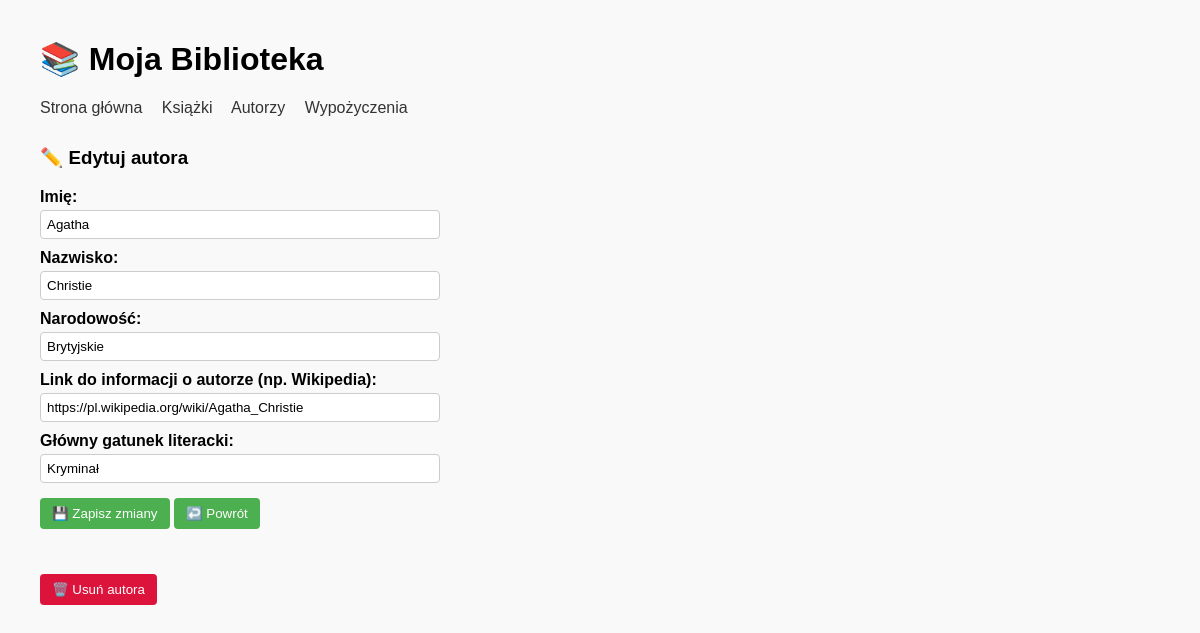
The app's page /authors/edit/1, older data.
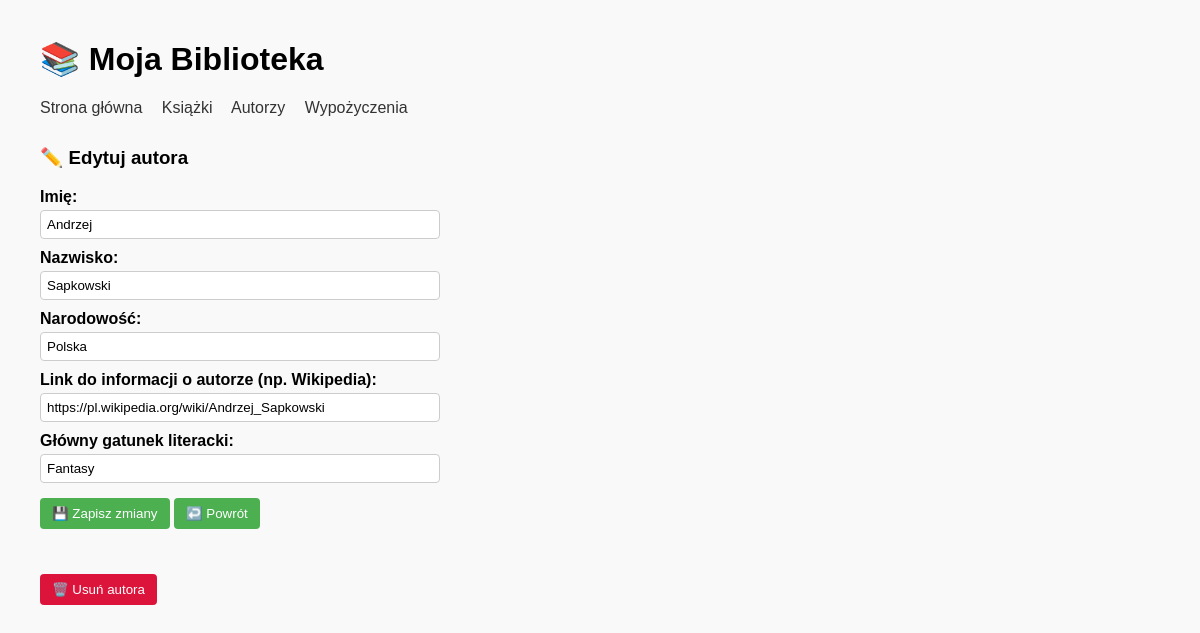
The same page, newer data.
### app/models.py (models this page shows, shortened)
class Author(db.Model):
    __tablename__ = "authors"
    id = db.Column(db.Integer, primary_key=True)
    name = db.Column(db.String(100), nullable=False)
    surname = db.Column(db.String(100), nullable=False)
    nationality = db.Column(db.String(100))
    main_genre = db.Column(db.String(100))
    info_url = db.Column(db.String(300), nullable=True)
    books = db.relationship("Book", backref="author", lazy="dynamic")

### app/routes.py (the view, shortened to what this page needs)
@app.route("/authors/edit/<int:author_id>", methods=["GET", "POST"])
def edit_author(author_id):
    author = Author.query.get_or_404(author_id)
    return render_template("edit_author.html", author=author)

### app/templates/edit_author.html (shortened to what this page needs)
{% extends "base.html" %}
{% block content %}
<h3>✏️ Edytuj autora</h3>
<form method="POST">
    <label for="name">Imię:</label>
    <input type="text" name="name" value="{{ author.name }}" required><br>
    <label for="surname">Nazwisko:</label>
    <input type="text" name="surname" value="{{ author.surname }}" required><br>
    <label for="nationality">Narodowość:</label>
    <input type="text" name="nationality" value="{{ author.nationality }}"><br>
    <label for="info_url">Link do informacji o autorze (np. Wikipedia):</label>
    <input type="url" name="info_url" value="{{ author.info_url }}" placeholder="https://..."><br>
    <label for="main_genre">Główny gatunek literacki:</label>
    <input type="text" name="main_genre" value="{{ author.main_genre if author else '' }}">
    <button type="submit">💾 Zapisz zmiany</button>
    <a href="{{ url_for('authors') }}"><button type="button">↩️ Powrót</button></a>
</form>
<form method="POST" action="{{ url_for('delete_author', author_id=author.id) }}" onsubmit="return confirm('Czy na pewno chcesz usunąć tego autora?');">
    <button type="submit" style="background-color: crimson; color: white;">🗑️ Usuń autora</button>
</form>
{% endblock %}

Row changes from the older to the newer data that the page shows:
changed Author: name "Agatha" → "Andrzej"; surname "Christie" → "Sapkowski"; nationality "Brytyjskie" → "Polska"; info_url "https://pl.wikipedia.org/wiki/Agatha_Christie" → "https://pl.wikipedia.org/wiki/Andrzej_Sapkowski"; main_genre "Kryminał" → "Fantasy"
